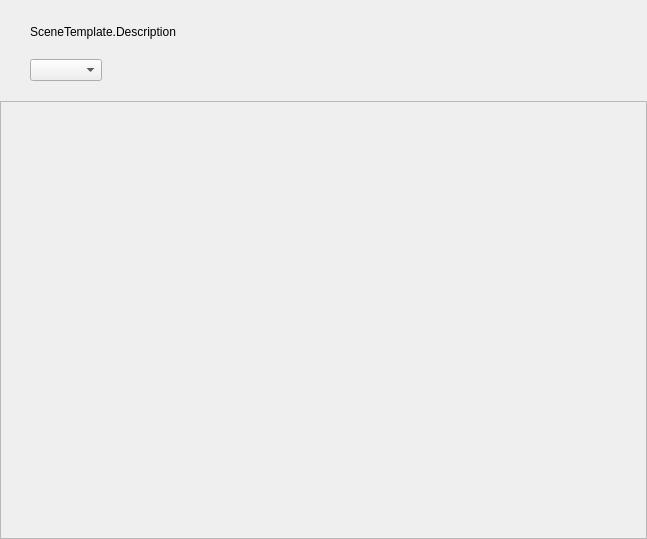
<?xml version="1.0" encoding="UTF-8"?>
<ui version="4.0">
 <class>PLSSceneTemplateMainScene</class>
 <widget class="QWidget" name="PLSSceneTemplateMainScene">
  <property name="geometry">
   <rect>
    <x>0</x>
    <y>0</y>
    <width>647</width>
    <height>539</height>
   </rect>
  </property>
  <property name="windowTitle">
   <string>Form</string>
  </property>
  <layout class="QVBoxLayout" name="verticalLayout">
   <property name="spacing">
    <number>0</number>
   </property>
   <property name="leftMargin">
    <number>0</number>
   </property>
   <property name="topMargin">
    <number>25</number>
   </property>
   <property name="rightMargin">
    <number>0</number>
   </property>
   <property name="bottomMargin">
    <number>0</number>
   </property>
   <item>
    <layout class="QHBoxLayout" name="horizontalLayout_2">
     <property name="spacing">
      <number>0</number>
     </property>
     <item>
      <spacer name="horizontalSpacer_3">
       <property name="orientation">
        <enum>Qt::Horizontal</enum>
       </property>
       <property name="sizeType">
        <enum>QSizePolicy::Fixed</enum>
       </property>
       <property name="sizeHint" stdset="0">
        <size>
         <width>30</width>
         <height>10</height>
        </size>
       </property>
      </spacer>
     </item>
     <item>
      <widget class="QLabel" name="mainSceneTitle">
       <property name="text">
        <string>SceneTemplate.Description</string>
       </property>
       <property name="wordWrap">
        <bool>true</bool>
       </property>
      </widget>
     </item>
    </layout>
   </item>
   <item>
    <spacer name="verticalSpacer">
     <property name="orientation">
      <enum>Qt::Vertical</enum>
     </property>
     <property name="sizeType">
      <enum>QSizePolicy::Fixed</enum>
     </property>
     <property name="sizeHint" stdset="0">
      <size>
       <width>0</width>
       <height>20</height>
      </size>
     </property>
    </spacer>
   </item>
   <item>
    <layout class="QHBoxLayout" name="horizontalLayout">
     <property name="spacing">
      <number>0</number>
     </property>
     <item>
      <spacer name="horizontalSpacer_2">
       <property name="orientation">
        <enum>Qt::Horizontal</enum>
       </property>
       <property name="sizeType">
        <enum>QSizePolicy::Fixed</enum>
       </property>
       <property name="sizeHint" stdset="0">
        <size>
         <width>30</width>
         <height>0</height>
        </size>
       </property>
      </spacer>
     </item>
     <item>
      <widget class="PLSComboBox" name="mainSceneComboBox"/>
     </item>
     <item>
      <spacer name="horizontalSpacer">
       <property name="orientation">
        <enum>Qt::Horizontal</enum>
       </property>
       <property name="sizeHint" stdset="0">
        <size>
         <width>40</width>
         <height>20</height>
        </size>
       </property>
      </spacer>
     </item>
    </layout>
   </item>
   <item>
    <spacer name="verticalSpacer_2">
     <property name="orientation">
      <enum>Qt::Vertical</enum>
     </property>
     <property name="sizeType">
      <enum>QSizePolicy::Fixed</enum>
     </property>
     <property name="sizeHint" stdset="0">
      <size>
       <width>0</width>
       <height>20</height>
      </size>
     </property>
    </spacer>
   </item>
   <item>
    <widget class="QScrollArea" name="scrollArea">
     <property name="widgetResizable">
      <bool>true</bool>
     </property>
     <widget class="QWidget" name="scrollAreaWidgetContents">
      <property name="geometry">
       <rect>
        <x>0</x>
        <y>0</y>
        <width>645</width>
        <height>428</height>
       </rect>
      </property>
     </widget>
    </widget>
   </item>
  </layout>
 </widget>
 <customwidgets>
  <customwidget>
   <class>PLSComboBox</class>
   <extends>QComboBox</extends>
   <header>PLSComboBox.h</header>
  </customwidget>
 </customwidgets>
 <resources/>
 <connections/>
</ui>
